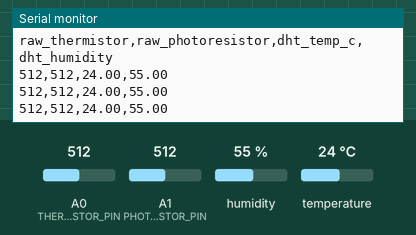
Recording of a sketch running on a simulated Arduino Uno, built with avr-gcc and run on an emulated ATmega328P. Parts: the last lines printed to the serial monitor. Inputs (shaded band) come from the test bench; at power-on: humidity 55 %, A0 (THERMISTOR_PIN) = 512, A1 (PHOTORESISTOR_PIN) = 512, temperature 24 °C.

Above: at 1.8 s.
1.9 s: humidity set to 22 %
At 3.32 s:
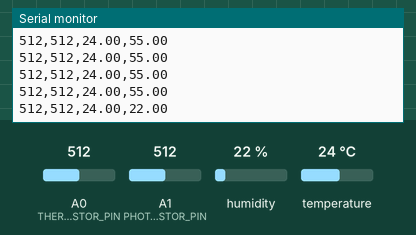
3.4 s: A0 (THERMISTOR_PIN) set to 716
At 3.9 s:
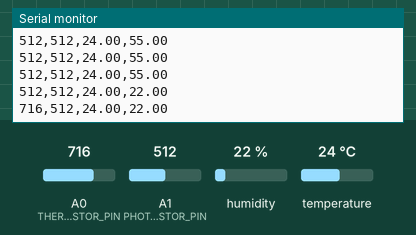
4.9 s: A1 (PHOTORESISTOR_PIN) set to 716
At 5.4 s:
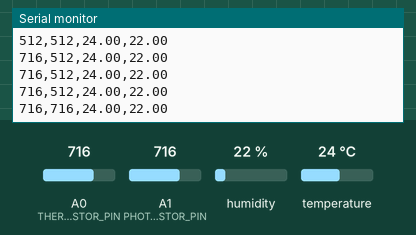
6.4 s: temperature set to 12 °C
At 6.81 s:
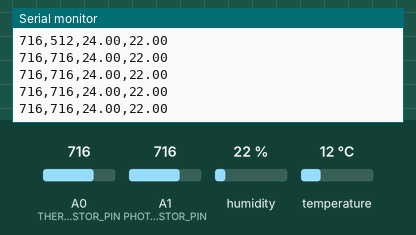
7.9 s: A0 (THERMISTOR_PIN) set to 992
At 8.9 s:
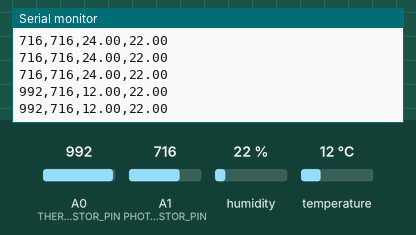
9.4 s: A1 (PHOTORESISTOR_PIN) set to 992
At 10.4 s:
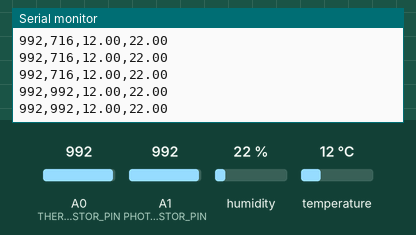
Timing chart, 0 to 11.9 s (numbered marks = the images above; inputs shaded):
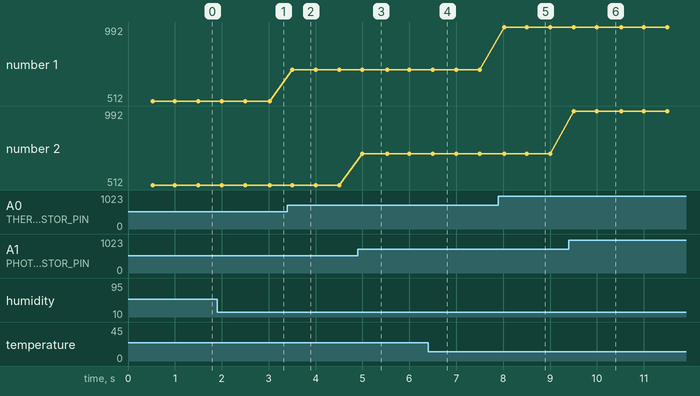

The sketch:

data_collector.ino
```cpp
// Data Collector for Environmental State Classifier
//
// Reads the thermistor, photoresistor, and DHT11, and prints one CSV row
// per sample to Serial. No labeling happens on the Arduino side -- labels
// get added afterward on the laptop, since you'll be physically creating
// conditions (cupping a hand over the photoresistor, breathing on the
// thermistor) while this runs, and it's easier to label a batch of rows
// after the fact than to wire up a labeling button mid-collection.
//
// Output format: raw_thermistor,raw_photoresistor,dht_temp_c,dht_humidity
//
// Usage: open Serial Monitor (or redirect to a file -- see the Python
// collector script for an automated version), and run one "session" per
// condition you're trying to capture, then label that whole batch in the
// CSV afterward.

#include <DHT.h>

const uint8_t THERMISTOR_PIN = A0;
const uint8_t PHOTORESISTOR_PIN = A1;
const uint8_t DHT_PIN = 8;  // matches deploy/env_classifier.ino -- D7 is reserved
                              // for the LCD's RS line in that sketch, so using D8
                              // here too means the same physical wiring works for
                              // both data collection and final deployment.

#define DHT_TYPE DHT11
DHT dht(DHT_PIN, DHT_TYPE);

const unsigned long SAMPLE_INTERVAL_MS = 500;
unsigned long lastSampleMs = 0;

void setup() {
  Serial.begin(9600);
  dht.begin();

  // Header row -- the Python training script expects this exact order.
  Serial.println("raw_thermistor,raw_photoresistor,dht_temp_c,dht_humidity");
}

void loop() {
  unsigned long now = millis();
  if (now - lastSampleMs < SAMPLE_INTERVAL_MS) return;
  lastSampleMs = now;

  int thermistorRaw = analogRead(THERMISTOR_PIN);
  int photoRaw = analogRead(PHOTORESISTOR_PIN);

  // DHT11 is slow and occasionally returns NaN on a failed read. When that
  // happens we skip the row entirely rather than logging a garbage value --
  // a NaN in the training data would silently corrupt the dataset, and an
  // occasional dropped sample doesn't matter when collecting a few hundred
  // rows per condition.
  float dhtTemp = dht.readTemperature();
  float dhtHumidity = dht.readHumidity();
  if (isnan(dhtTemp) || isnan(dhtHumidity)) {
    return;
  }

  Serial.print(thermistorRaw);
  Serial.print(",");
  Serial.print(photoRaw);
  Serial.print(",");
  Serial.print(dhtTemp);
  Serial.print(",");
  Serial.println(dhtHumidity);
}
```

Measured:
- after the input at 1.9 s, the serial monitor: prints a new line after 1.1 s (image 1)
- after the input at 3.4 s, the serial monitor: prints a new line after 0.10 s (image 2)
- after the input at 4.9 s, the serial monitor: prints a new line after 0.10 s (image 3)
- after the input at 7.9 s, the serial monitor: prints a new line after 0.12 s (image 5)
- after the input at 9.4 s, the serial monitor: prints a new line after 0.10 s (image 6)
- plotted number 1: 512 → 716 after the input at 3.4 s, 716 → 992 after the input at 7.9 s
